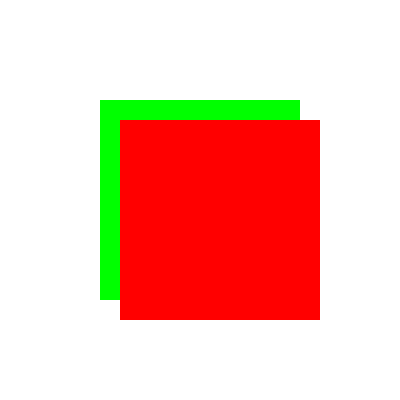
Frame 1 (no input)
Frame 60 (the mouse pressed at the canvas centre just before this capture): identical to frame 1, image omitted
Frame 120 (the mouse held since frame 60 and released just before this capture): identical to frame 1, image omitted

The Processing sketch that drew this single still picture (run headless with seeded random() and noise(); from frame 60 on, the mouse is pressed at the canvas centre):

// Processing sketch: square
// ── square.pde
void setup()
{
  size( 400, 400);
}

void draw()
{
  background(255,255,255);
  
  noStroke();
  
  fill(0,255,0);
  rect( 100, 100, 200, 200);
  
  fill(255,0,0);
  rect(120,120,200,200);
  
}
